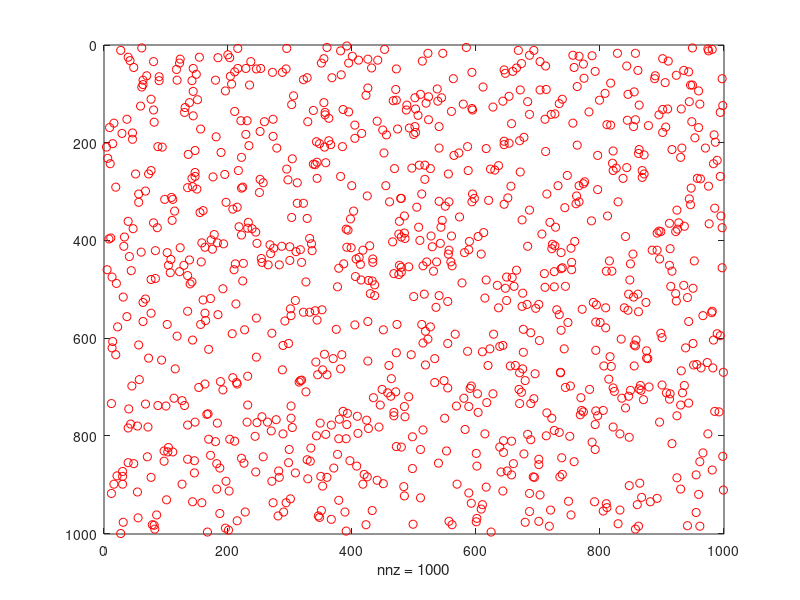

This figure's MATLAB source:
% Regression test function (black blox) for FreeMat v svn
% This function is autogenerated by helpgen.
function bbtest_success = bbtest_spy
  bbtest_success = 1;
NumErrors = 0;
try
  y = sprand(1000,1000,.001);

catch
  NumErrors = NumErrors + 1;
end
try
  spy(y,'ro')

catch
  NumErrors = NumErrors + 1;
end
try
  mprint spy1

catch
  NumErrors = NumErrors + 1;
end
if (NumErrors ~= 0) bbtest_success = 0; return; end
NumErrors = 0;
try
  A = sparse(1000,1000);

catch
  NumErrors = NumErrors + 1;
end
try
  for i=1:25; A((1:40) + 40*(i-1),(1:40) + 40*(i-1)) = 1; end;

catch
  NumErrors = NumErrors + 1;
end
try
  spy(A,'gx')

catch
  NumErrors = NumErrors + 1;
end
try
  mprint spy2

catch
  NumErrors = NumErrors + 1;
end
if (NumErrors ~= 0) bbtest_success = 0; return; end
